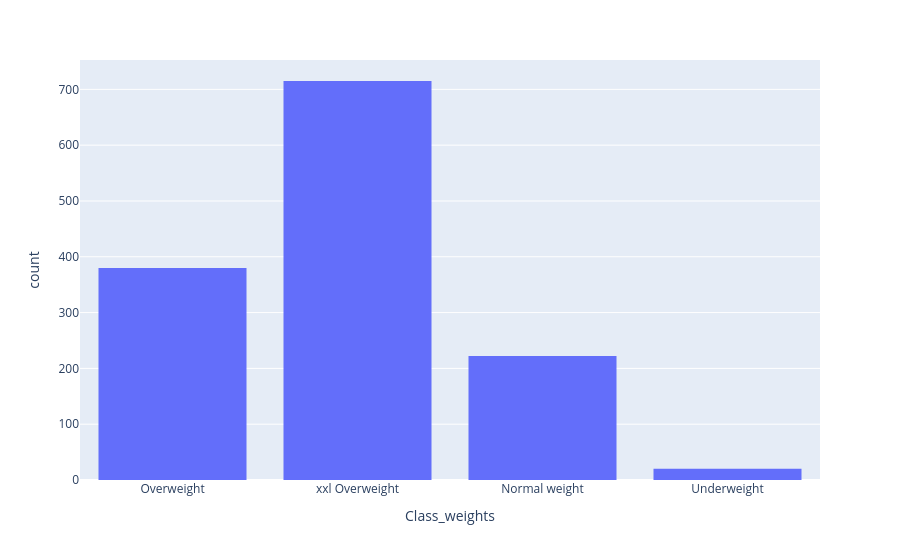

Source (notebook cell):
### Code cell
px.histogram(df, x= 'Class_weights'  )

### Figure 1 — Plotly figure (JSON) as saved in the notebook; plotly's stock layout.template omitted (floating-point values rounded to 4 significant figures; data arrays with more than 128 entries replaced by an {"elided": "..."} marker saying what was removed)
{"data": [{"bingroup": "x", "hovertemplate": "Class_weights=%{x}<br>count=%{y}<extra></extra>", "legendgroup": "", "marker": {"color": "#636efa", "pattern": {"shape": ""}}, "name": "", "orientation": "v", "showlegend": false, "type": "histogram", "x": {"elided": "1337 str values"}, "xaxis": "x", "yaxis": "y"}], "layout": {"barmode": "relative", "legend": {"tracegroupgap": 0}, "margin": {"t": 60}, "xaxis": {"anchor": "y", "domain": [0, 1], "title": {"text": "Class_weights"}}, "yaxis": {"anchor": "x", "domain": [0, 1], "title": {"text": "count"}}}}
